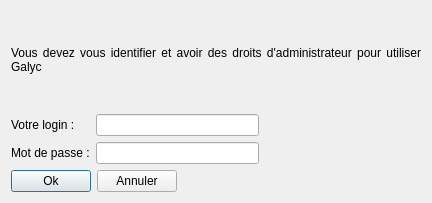
<?xml version="1.0" encoding="UTF-8"?>
<ui version="4.0">
 <class>mdpDialog</class>
 <widget class="QDialog" name="mdpDialog">
  <property name="windowModality">
   <enum>Qt::NonModal</enum>
  </property>
  <property name="geometry">
   <rect>
    <x>0</x>
    <y>0</y>
    <width>432</width>
    <height>203</height>
   </rect>
  </property>
  <property name="windowTitle">
   <string>Mot de passe Administrateur</string>
  </property>
  <property name="windowIcon">
   <iconset resource="ressources.qrc">
    <normaloff>:/images/images/galyc.png</normaloff>:/images/images/galyc.png</iconset>
  </property>
  <property name="modal">
   <bool>true</bool>
  </property>
  <layout class="QVBoxLayout" name="verticalLayout">
   <item>
    <widget class="QLabel" name="label">
     <property name="text">
      <string>Vous devez vous identifier et avoir des droits d'administrateur pour utiliser Galyc</string>
     </property>
     <property name="scaledContents">
      <bool>false</bool>
     </property>
     <property name="alignment">
      <set>Qt::AlignJustify|Qt::AlignVCenter</set>
     </property>
     <property name="wordWrap">
      <bool>true</bool>
     </property>
    </widget>
   </item>
   <item>
    <layout class="QGridLayout" name="gridLayout">
     <item row="0" column="0">
      <widget class="QLabel" name="labelAdmin">
       <property name="enabled">
        <bool>true</bool>
       </property>
       <property name="text">
        <string>Votre login :</string>
       </property>
      </widget>
     </item>
     <item row="0" column="1">
      <widget class="QLineEdit" name="lineAdmin">
       <property name="enabled">
        <bool>true</bool>
       </property>
       <property name="text">
        <string/>
       </property>
      </widget>
     </item>
     <item row="0" column="2">
      <spacer name="horizontalSpacer_4">
       <property name="orientation">
        <enum>Qt::Horizontal</enum>
       </property>
       <property name="sizeHint" stdset="0">
        <size>
         <width>98</width>
         <height>20</height>
        </size>
       </property>
      </spacer>
     </item>
     <item row="1" column="0">
      <widget class="QLabel" name="label_3">
       <property name="text">
        <string>Mot de passe :</string>
       </property>
      </widget>
     </item>
     <item row="1" column="1">
      <widget class="QLineEdit" name="mdpEdit">
       <property name="echoMode">
        <enum>QLineEdit::Password</enum>
       </property>
      </widget>
     </item>
     <item row="1" column="2">
      <spacer name="horizontalSpacer_2">
       <property name="orientation">
        <enum>Qt::Horizontal</enum>
       </property>
       <property name="sizeHint" stdset="0">
        <size>
         <width>98</width>
         <height>20</height>
        </size>
       </property>
      </spacer>
     </item>
    </layout>
   </item>
   <item>
    <layout class="QHBoxLayout" name="horizontalLayout_3">
     <item>
      <widget class="QPushButton" name="okButton">
       <property name="text">
        <string>Ok</string>
       </property>
      </widget>
     </item>
     <item>
      <widget class="QPushButton" name="cancelButton">
       <property name="text">
        <string>Annuler</string>
       </property>
      </widget>
     </item>
     <item>
      <spacer name="horizontalSpacer_3">
       <property name="orientation">
        <enum>Qt::Horizontal</enum>
       </property>
       <property name="sizeHint" stdset="0">
        <size>
         <width>40</width>
         <height>20</height>
        </size>
       </property>
      </spacer>
     </item>
    </layout>
   </item>
  </layout>
 </widget>
 <resources>
  <include location="ressources.qrc"/>
 </resources>
 <connections>
  <connection>
   <sender>cancelButton</sender>
   <signal>clicked()</signal>
   <receiver>mdpDialog</receiver>
   <slot>reject()</slot>
   <hints>
    <hint type="sourcelabel">
     <x>119</x>
     <y>122</y>
    </hint>
    <hint type="destinationlabel">
     <x>194</x>
     <y>76</y>
    </hint>
   </hints>
  </connection>
 </connections>
</ui>
